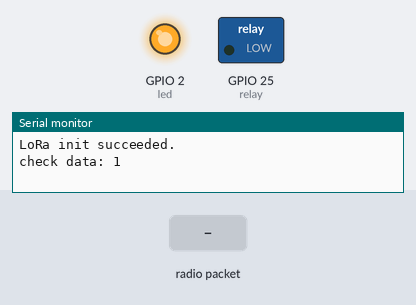
Recording of a sketch running on a simulated ESP32. Parts: switched loads named in the sketch (green lamp = pin HIGH), output pins drawn as LEDs (lit = HIGH), the last lines printed to the serial monitor. Dashed ring = blinking. The test bench sets the inputs (shaded band). No radio packets arrive unless stated.

Above: at 1.2 s.
1.3 s: radio packet "alarm" arrives
At 2.9 s:
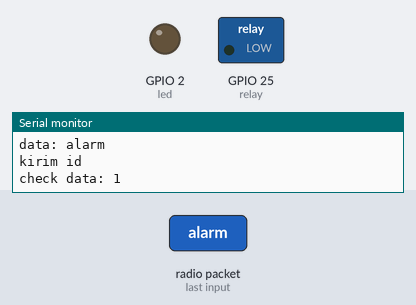
3.8 s: radio packet "off" arrives
6.3 s: radio packet "1" arrives
At 9.2 s:
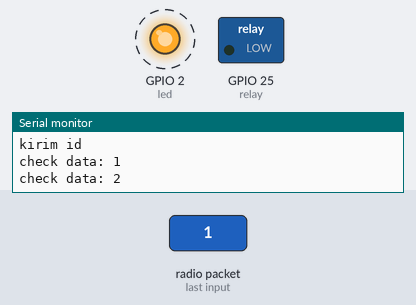
Timing chart, 0 to 14.9 s (numbered marks = the images above; inputs shaded):
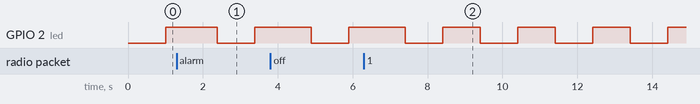

Measured:
- by itself, GPIO 2 (led): alternates HIGH for 1.0 s and LOW for 1.0 s

The sketch:

RX_LoRa_Relay.ino
```cpp
#include <SPI.h>              // include libraries
#include <LoRa.h>
const byte led = 2;
const long frequency = 923E6;  // LoRa Frequency

const int csPin = 21;          // LoRa radio chip select
const int resetPin = 22;        // LoRa radio reset
const int irqPin = 17;
const int relay = 25;
String getAlarm, oldAlarm;

String data;
String id, idPenerima;
String keyIdPenerima = "C402FDBF713C"; // ganti id pengirim
int len_id, len_data;
unsigned long LcurTime, LoldTime;
unsigned long RcurTime, RoldTime;

bool ledState;
int count;

void setup() {
  Serial.begin(115200);                   // initialize serial
  while (!Serial);
  pinMode(relay, OUTPUT);
  pinMode(led, OUTPUT);
  pinMode(resetPin, INPUT_PULLUP);

  LoRa.setPins(csPin, resetPin, irqPin);
  if (!LoRa.begin(frequency)) {
    Serial.println("LoRa init failed. Check your connections.");
    while (true);                       // if failed, do nothing
  }

  Serial.println("LoRa init succeeded.");
  LoRa.onReceive(onReceive);
  LoRa_rxMode();
}

void loop() {
  LcurTime = millis();
  if(LcurTime - LoldTime > 1000){
    led_indikator();
    digitalWrite(led, ledState);
    if(getAlarm == oldAlarm){
      count++;
      if(count > 15 ){
        ESP.restart();
      }
      Serial.print("check data: ");
      Serial.println(count);
    }
    LoldTime = LcurTime;
  }

  if(getAlarm != oldAlarm){
    count = 0;
    LoRa_txMode();
    len_id = getAlarm.indexOf(',');
    len_data = getAlarm.indexOf('#');
    idPenerima = getAlarm.substring(0,len_id);
    data = getAlarm.substring(len_id+1,len_data);

    Serial.print("id: ");
    Serial.println(idPenerima);
    Serial.print("data: ");
    Serial.println(data);

    Serial.print("kirim id");
    LoRa_sendMessage(idPenerima);
    Serial.println();

    if(idPenerima == keyIdPenerima){
      if(data == "alarm"){
        digitalWrite(relay, HIGH);
      }
      if(data == "off"){
        digitalWrite(relay, LOW);
      }
    }

    getAlarm = "";
    oldAlarm = getAlarm;
    delay(1000);
    LoRa_rxMode();
   }
}

void LoRa_rxMode(){
  LoRa.disableInvertIQ();               // normal mode
  LoRa.receive();                       // set receive mode
}

void LoRa_txMode(){
  LoRa.idle();                          // set standby mode
  LoRa.enableInvertIQ();                // active invert I and Q signals
}

void LoRa_sendMessage(String message) {
  LoRa_txMode();                        // set tx mode
  LoRa.beginPacket();                   // start packet
  LoRa.print(message);                  // add payload
  LoRa.endPacket();                     // finish packet and send it
  LoRa_rxMode();                        // set rx mode
}

void onReceive(int packetSize) {
  String message = "";
  while (LoRa.available()) {
    message += (char)LoRa.read();
  }
  getAlarm = message;
  Serial.print("Gateway Receive: ");
  Serial.println(message);
}

void led_indikator(){
  if (ledState == LOW) {
      ledState = HIGH;
    } else {
      ledState = LOW;
    }
}
```
